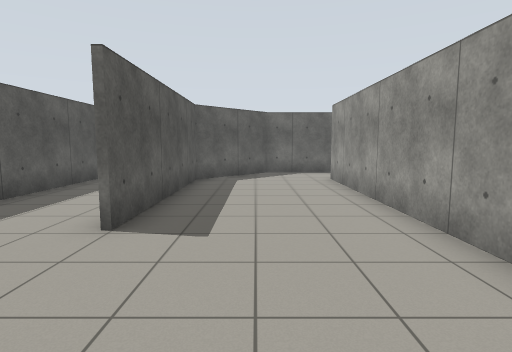
view 1 (above)

18 first-person views from a walk through a robot-simulator world made for Gazebo. The camera is 1.2 m above the floor, tilts 6° down and sees 80° across. The floor is counted in squares, 1 m on a side. Each view is taken from the middle of a square. On the plan, view 1 faces up. The plan holds only what a view shows up to about 13 squares ahead; the rest is blank.

view 2
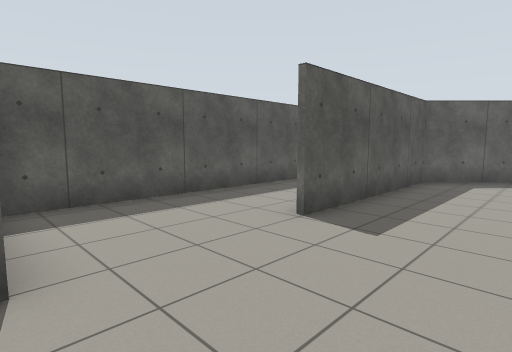

view 3
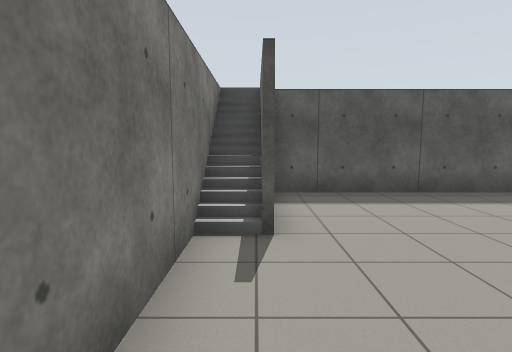

view 4
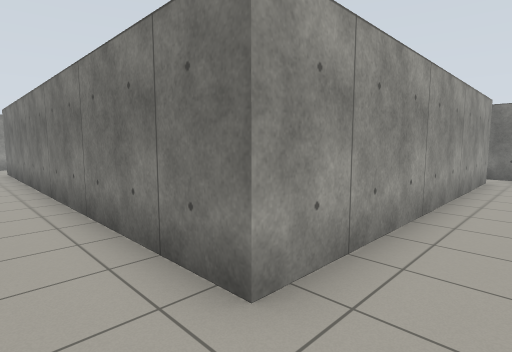

view 5
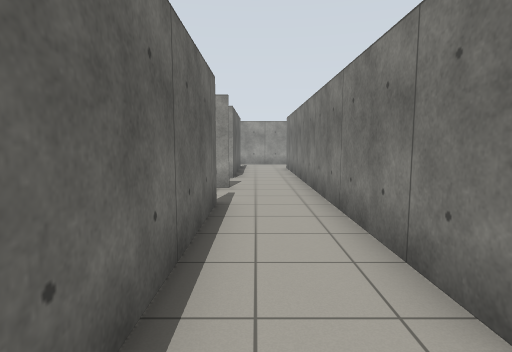

view 6
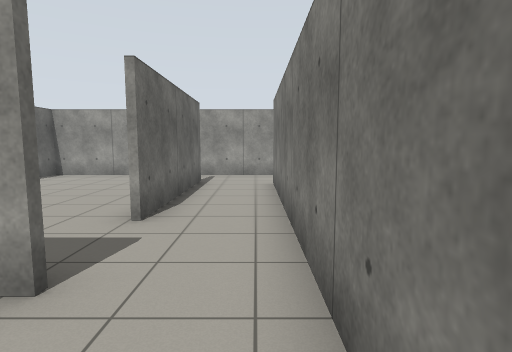

view 7
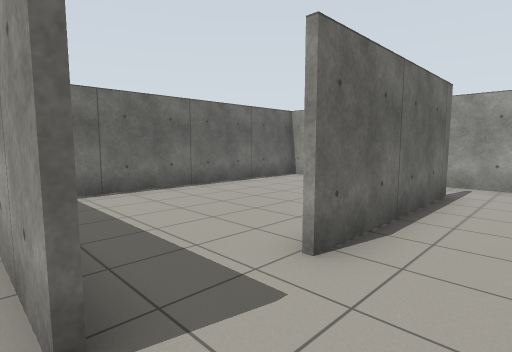

view 8
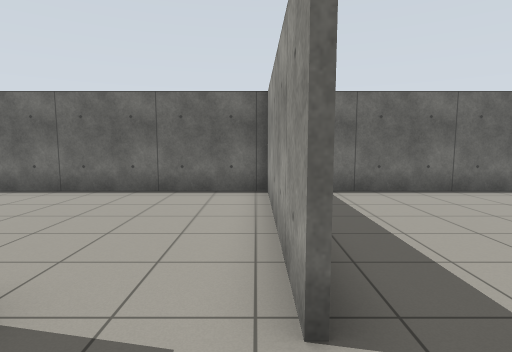

view 9
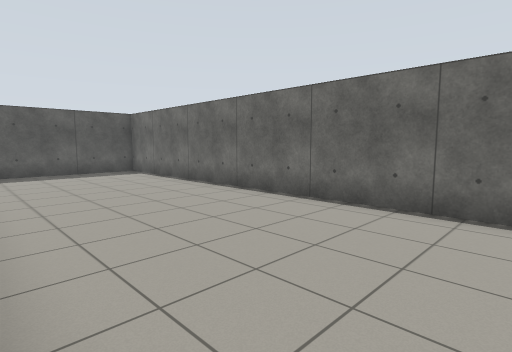

view 10
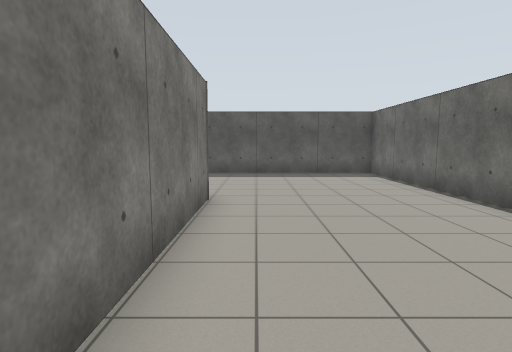

view 11
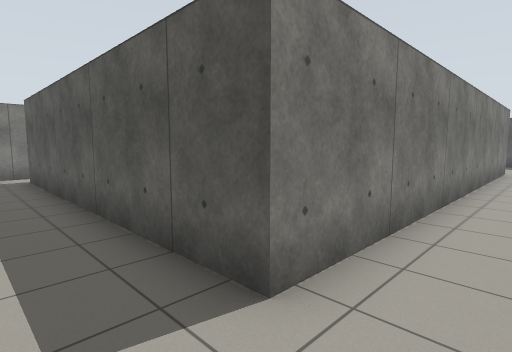

view 12
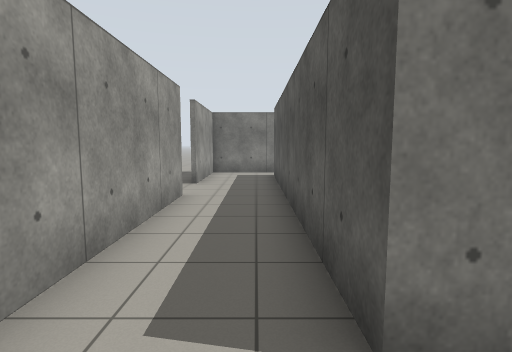

view 13
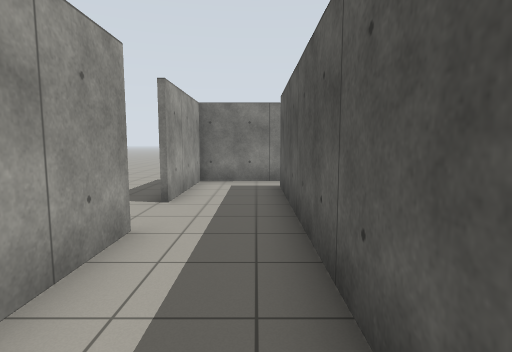

view 14
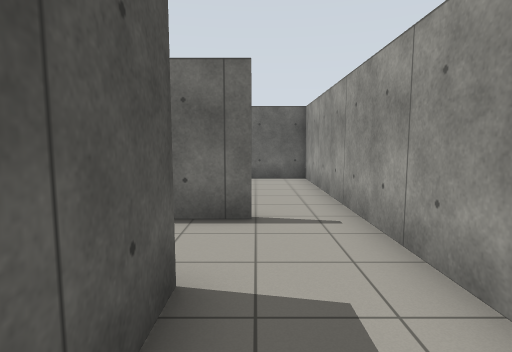

view 15
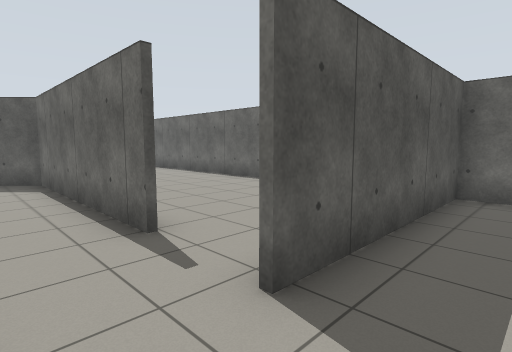

view 16
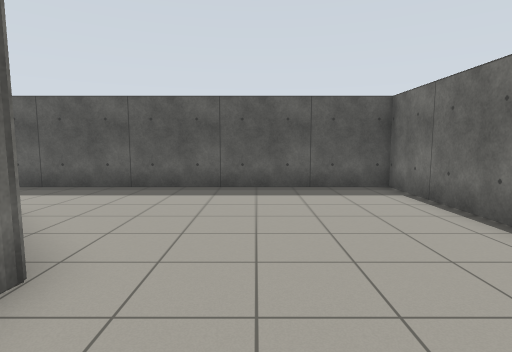

view 17
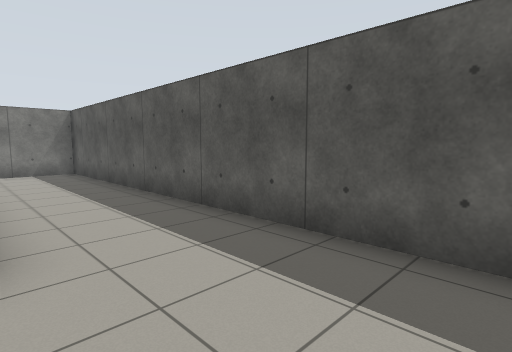

view 18
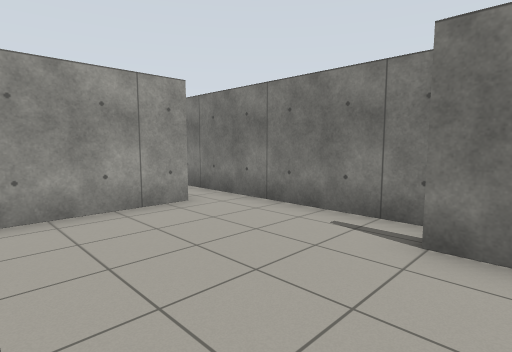

### Floor plan
Points are (right, up) in squares from view 1. A wall is a line through its corners. A room is listed if a view was taken in it or the views show most of it. See-through windows are left out.
Room 1 (views 1, 2, 3, 4, 5, 6, 7, 8, 9, 18)
walls: (2.6, 0.4) (2.6, 10.5) (9.6, 10.5); (-2.6, 0.2) (-1.9, 0.2); (-5.5, 12.5) (-5.5, 0.5); (-4.5, -0.8) (4.6, -0.8); (7.3, 12.8) (0.5, 12.8) (-2, 10.3) (-2, 4.1); (9.3, 12.6) (9.3, 13.6)
ways out: opening at (-3.5, 11.5) to room 2; opening at (8, 13) to room 2; opening at (9, 11.5) to room 3
objects: stairs (-4, 0) to (-3, 0)
Room 2 (views 10, 16, 17)
walls: (0.4, 13) (5.9, 13); (9, 18.7) (-5.5, 18.7) (-5.5, 12.5); (9.3, 13.6) (9.3, 18.5)
ways out: opening at (-3.5, 11.5) to room 1; opening at (8, 13) to room 1
Room 3 (views 11, 12, 13, 14, 15)
walls: (18.7, 4.9) (18.7, 13.5); (17, 12.8) (11.6, 12.8); (9.6, 10.5) (16.3, 10.5) (16.3, 0.4); (16.1, -0.8) (18.7, -0.8) (18.7, 2.9); (9.4, 13.6) (9.4, 12.6)
ways out: opening at (9, 11.5) to room 1; opening at (10.5, 13) to room 4; opening at (17.5, 13) to room 4; opening at (19, 3.5)
Room 4 (no view inside)
walls: (18.7, 13.5) (18.7, 18.7) (9, 18.7); (9.4, 18.8) (9.4, 13.6)
ways out: opening at (10.5, 13) to room 3; opening at (17.5, 13) to room 3

Where each view was taken, in squares from view 1:
view 1: 0 up, 0 right, facing up
view 2: 0 up, 1 right, facing up-left
view 3: 0 up, 2 right, facing left
view 4: 12 up, 1 right, facing down-right
view 5: 12 up, 1 right, facing right
view 6: 11 up, 7 right, facing right
view 7: 11 up, 9 right, facing up-right
view 8: 11 up, 9 right, facing up
view 9: 13 up, 8 right, facing up-left
view 10: 14 up, 7 right, facing left
view 11: 12 up, 18 right, facing down-left
view 12: 12 up, 17 right, facing down
view 13: 9 up, 17 right, facing down
view 14: 8 up, 17 right, facing up
view 15: 11 up, 11 right, facing up-left
view 16: 15 up, 3 right, facing left
view 17: 14 up, 2 left, facing down-left
view 18: 4 up, 3 left, facing down-right
